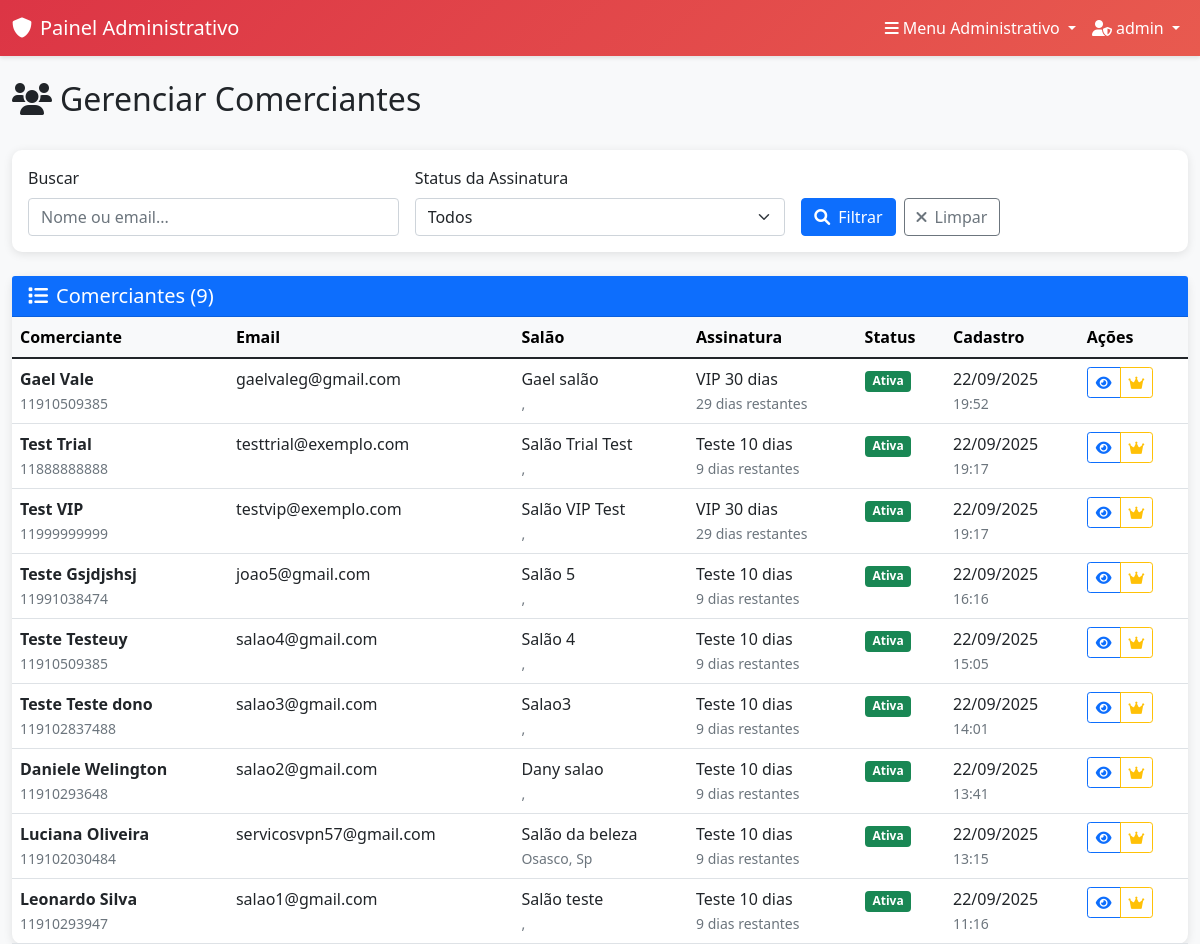
The app's page /admin-panel/owners/ (signed in), older data.
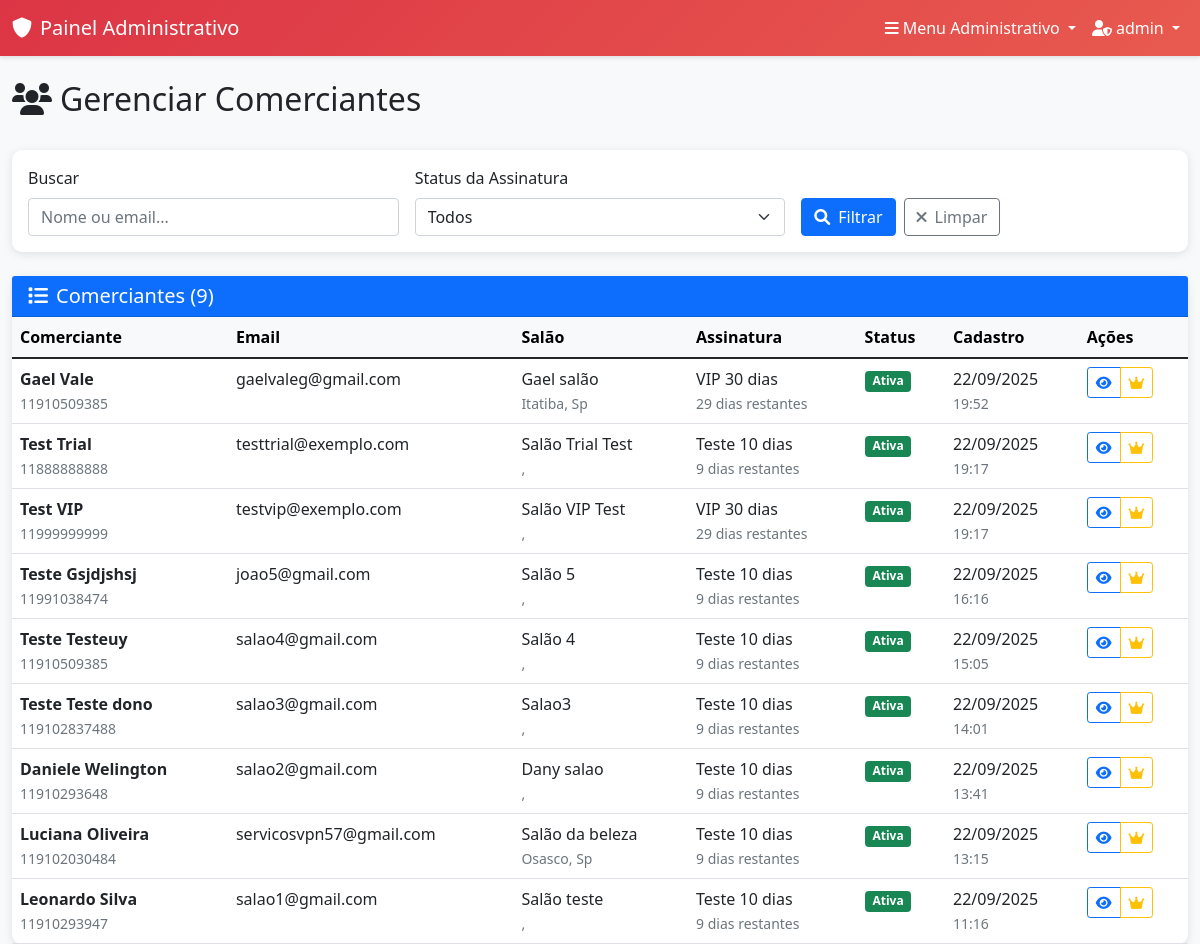
The same page, newer data.
### accounts/models.py (models this page shows, shortened)
class UserProfile(models.Model):
    USER_TYPES = (
        ('owner', 'Proprietário'),
        ('employee', 'Funcionário'),
        ('client', 'Cliente'),
    )
    user = models.OneToOneField(User, on_delete=models.CASCADE, related_name='profile')
    user_type = models.CharField(max_length=10, choices=USER_TYPES, default='client')
    phone = models.CharField(max_length=15, blank=True, null=True)
    birth_date = models.DateField(blank=True, null=True)
    profile_picture = models.URLField(max_length=500, blank=True, null=True, help_text="URL do avatar/foto de perfil")
    created_at = models.DateTimeField(auto_now_add=True)
    updated_at = models.DateTimeField(auto_now=True)
    class Meta:
        verbose_name = "Perfil de Usuário"
        verbose_name_plural = "Perfis de Usuários"

### salons/models.py (models this page shows, shortened)
class Salon(models.Model):
    name = models.CharField(max_length=100, verbose_name="Nome do Salão")
    description = models.TextField(blank=True, null=True, verbose_name="Descrição")
    photo = models.ImageField(upload_to='salon_photos/', blank=True, null=True, verbose_name="Foto do Salão")
    address = models.CharField(max_length=200, verbose_name="Endereço")
    city = models.CharField(max_length=100, verbose_name="Cidade")
    state = models.CharField(max_length=2, verbose_name="Estado")
    zip_code = models.CharField(max_length=10, verbose_name="CEP")
    phone = models.CharField(max_length=15, verbose_name="Telefone")
    email = models.EmailField(verbose_name="Email")
    owner = models.OneToOneField(User, on_delete=models.CASCADE, related_name='salon', verbose_name="Proprietário")
    weekdays_open = models.TimeField(blank=True, null=True, verbose_name="Segunda à Sexta - Abertura")
    weekdays_close = models.TimeField(blank=True, null=True, verbose_name="Segunda à Sexta - Fechamento")
    saturday_open = models.TimeField(blank=True, null=True, verbose_name="Sábado - Abertura")
    saturday_close = models.TimeField(blank=True, null=True, verbose_name="Sábado - Fechamento")
    sunday_open = models.TimeField(blank=True, null=True, verbose_name="Domingo - Abertura")
    sunday_close = models.TimeField(blank=True, null=True, verbose_name="Domingo - Fechamento")
    created_at = models.DateTimeField(auto_now_add=True)
    updated_at = models.DateTimeField(auto_now=True)
    class Meta:
        verbose_name = "Salão"
        verbose_name_plural = "Salões"

### subscriptions/models.py (models this page shows, shortened)
class Subscription(models.Model):
    PLAN_TYPES = (
        ('trial_10', 'Teste 10 dias'),
        ('vip_30', 'VIP 30 dias'),
    )
    STATUS_CHOICES = (
        ('active', 'Ativo'),
        ('expired', 'Expirado'),
        ('cancelled', 'Cancelado'),
    )
    user = models.OneToOneField(User, on_delete=models.CASCADE, related_name='subscription')
    plan_type = models.CharField(max_length=10, choices=PLAN_TYPES, default='trial_10')
    start_date = models.DateTimeField(auto_now_add=True)
    end_date = models.DateTimeField()
    status = models.CharField(max_length=10, choices=STATUS_CHOICES, default='active')
    created_at = models.DateTimeField(auto_now_add=True)
    last_renewal = models.DateTimeField(blank=True, null=True)
    def is_active(self):
        return self.status == 'active' and self.end_date > timezone.now()
    def days_remaining(self):
        if self.is_active():
            remaining = self.end_date - timezone.now()
            return remaining.days
        return 0
    class Meta:
        verbose_name = "Assinatura"
        verbose_name_plural = "Assinaturas"

### admin_panel/views.py (the view)
# urls.py: path('owners/', views.manage_owners, name='manage_owners'),
@login_required
@user_passes_test(is_admin_user)
def manage_owners(request):
    search = request.GET.get('search', '')
    status_filter = request.GET.get('status', '')
    owners = UserProfile.objects.filter(user_type='owner').select_related('user')
    if search:
        owners = owners.filter(
            Q(user__first_name__icontains=search) |
            Q(user__last_name__icontains=search) |
            Q(user__email__icontains=search)
        )
    if status_filter == 'active':
        owners = owners.filter(user__subscription__status='active')
    elif status_filter == 'expired':
        owners = owners.filter(
            Q(user__subscription__status='expired') |
            Q(user__subscription__end_date__lte=timezone.now())
        )
    owners = owners.order_by('-created_at')
    return render(request, 'admin_panel/manage_owners.html', {
        'owners': owners,
        'search': search,
        'status_filter': status_filter,
    })

### admin_panel/views.py (called while the page is built)
def is_admin_user(user):
    return user.is_authenticated and user.is_superuser

### templates/admin_panel/manage_owners.html (shortened to what the changed rows need)
{% extends 'admin_panel/base_admin.html' %}
{% block content %}
<div class="row">
    <div class="col-12">
        <div class="d-flex justify-content-between align-items-center mb-4">
            <h2>
                <i class="fas fa-users me-2"></i>Gerenciar Comerciantes
            </h2>
        </div>
        <div class="card admin-card">
            <div class="card-body p-0">
                {% if owners %}
                    <div class="table-responsive">
                        <table class="table table-hover mb-0">
                            <thead class="table-light">
                                <tr>
                                    <th>Comerciante</th>
                                    <th>Email</th>
                                    <th>Salão</th>
                                    <th>Assinatura</th>
                                    <th>Status</th>
                                    <th>Cadastro</th>
                                    <th>Ações</th>
                                </tr>
                            </thead>
                            <tbody>
                                {% for owner in owners %}
                                    <tr>
                                        <td>
                                            <div>
                                                <strong>{{ owner.user.first_name }} {{ owner.user.last_name }}</strong>
                                                {% if owner.phone %}
                                                    <br><small class="text-muted">{{ owner.phone }}</small>
                                                {% endif %}
                                            </div>
                                        </td>
                                        <td>{{ owner.user.email }}</td>
                                        <td>
                                            {% if owner.user.salon %}
                                                {{ owner.user.salon.name }}
                                                <br><small class="text-muted">{{ owner.user.salon.city }}, {{ owner.user.salon.state }}</small>
                                            {% else %}
                                                <span class="text-muted">Não cadastrado</span>
                                            {% endif %}
                                        </td>
                                        <td>
                                            {% if owner.user.subscription %}
                                                {{ owner.user.subscription.get_plan_type_display }}
                                                <br><small class="text-muted">{{ owner.user.subscription.days_remaining }} dias restantes</small>
                                            {% else %}
                                                <span class="text-muted">Sem assinatura</span>
                                            {% endif %}
                                        </td>
                                        <td>
                                            {% if owner.user.subscription and owner.user.subscription.is_active %}
                                                <span class="badge bg-success">Ativa</span>
                                            {% else %}
                                                <span class="badge bg-danger">Expirada</span>
                                            {% endif %}
                                        </td>
                                        <td>
                                            {{ owner.created_at|date:"d/m/Y" }}
                                            <br><small class="text-muted">{{ owner.created_at|time:"H:i" }}</small>
                                        </td>
                                        <td>
                                            <div class="btn-group btn-group-sm">
                                                <a href="{% url 'admin_panel:owner_detail' owner.id %}"
                                                   class="btn btn-outline-primary" title="Ver detalhes">
                                                    <i class="fas fa-eye"></i>
                                                </a>
                                                <a href="{% url 'admin_panel:manage_subscription' owner.id %}"
                                                   class="btn btn-outline-warning" title="Gerenciar assinatura">
                                                    <i class="fas fa-crown"></i>
                                                </a>
                                            </div>
                                        </td>
                                    </tr>
                                {% endfor %}
                            </tbody>
                        </table>
                    </div>
                {% else %}
                    <div class="text-center py-5">
                        <i class="fas fa-user-times display-4 text-muted mb-3"></i>
                        <h5 class="text-muted">Nenhum comerciante encontrado</h5>
                        <p class="text-muted">Tente ajustar os filtros de busca</p>
                    </div>
                {% endif %}
            </div>
        </div>
    </div>
</div>
{% endblock %}

Row changes from the older to the newer data that the page shows:
changed UserProfile "Gael": user.salon.city (not shown) → "Itatiba"; user.salon.state (not shown) → "Sp"
